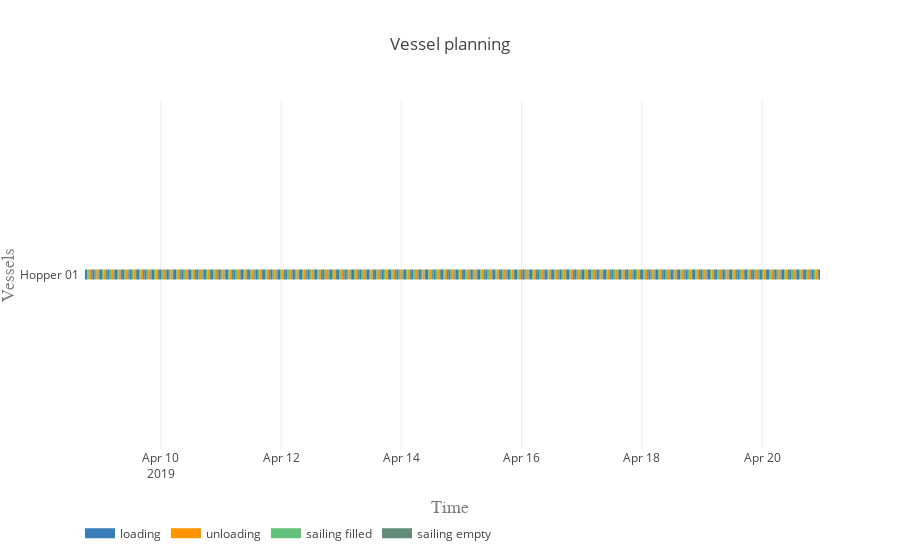

The notebook cell saved with this chart:
### Code cell
vessels = equipment

processes = ['loading', 'unloading', 'sailing filled', 'sailing empty']
colors = {0:'rgb(55,126,184)', 1:'rgb(255,150,0)', 2:'rgb(98, 192, 122)', 3:'rgb(98, 141, 122)'}

plot.vessel_planning(vessels, processes, colors)

### Figure 1 — Plotly figure (JSON) as saved in the notebook; plotly's stock layout.template omitted (floating-point values rounded to 4 significant figures; data arrays with more than 128 entries replaced by an {"elided": "..."} marker saying what was removed)
{"data": [{"connectgaps": false, "hoverinfo": "y+name", "line": {"color": "rgb(55,126,184)", "width": 10}, "mode": "lines", "name": "loading", "type": "scatter", "uid": "0e7f06cf-74ba-4439-9f61-f1b4b3117a79", "x": {"elided": "500 str values"}, "y": {"elided": "500 str values"}}, {"connectgaps": false, "hoverinfo": "y+name", "line": {"color": "rgb(255,150,0)", "width": 10}, "mode": "lines", "name": "unloading", "type": "scatter", "uid": "3a8d8fd1-23d2-4813-95e7-36c9fa54835f", "x": {"elided": "500 str values"}, "y": {"elided": "500 str values"}}, {"connectgaps": false, "hoverinfo": "y+name", "line": {"color": "rgb(98, 192, 122)", "width": 10}, "mode": "lines", "name": "sailing filled", "type": "scatter", "uid": "7b20200d-61e0-4540-91f2-fc4542bc384d", "x": {"elided": "500 str values"}, "y": {"elided": "500 str values"}}, {"connectgaps": false, "hoverinfo": "y+name", "line": {"color": "rgb(98, 141, 122)", "width": 10}, "mode": "lines", "name": "sailing empty", "type": "scatter", "uid": "199c1db8-7907-4e22-ad86-a87ab708a7e8", "x": {"elided": "495 str values"}, "y": {"elided": "495 str values"}}], "layout": {"hovermode": "closest", "legend": {"orientation": "h", "x": 0, "y": -0.2}, "title": "Vessel planning", "xaxis": {"range": ["2019-04-08 15:47:56", "2019-04-20 23:02:18.511561"], "title": "Time", "titlefont": {"color": "#7f7f7f", "family": "Courier New, monospace", "size": 18}}, "yaxis": {"title": "Vessels", "titlefont": {"color": "#7f7f7f", "family": "Courier New, monospace", "size": 18}}}}
